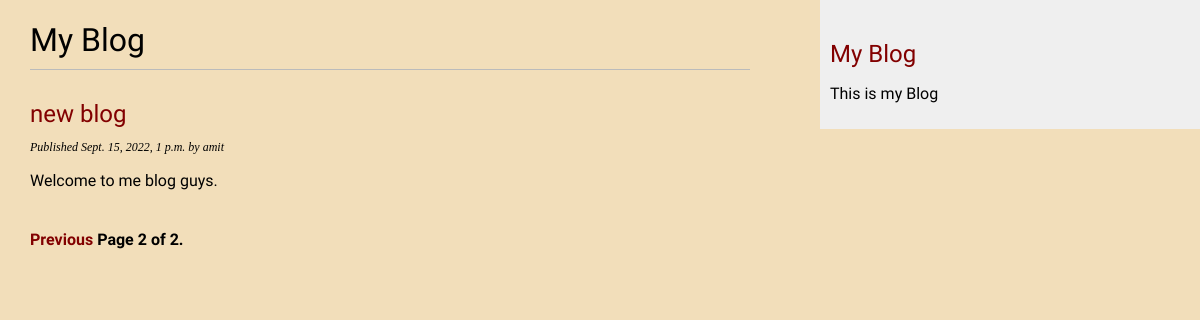
Screenshot of /blog/?page=2 with the database file from the repository.
### blog/models.py (models this page shows, shortened)
class Post(models.Model):
    class Status(models.TextChoices):
        DRAFT = 'DF', 'Draft'
        PUBLISHED = 'PB', 'Published'
    title = models.CharField(max_length=250)
    slug = models.SlugField(max_length=250, unique_for_date='publish')
    author = models.ForeignKey(User,
                               on_delete=models.CASCADE,
                               related_name='blog_posts')
    body = models.TextField()
    publish = models.DateTimeField(default=timezone.now)
    created = models.DateTimeField(auto_now_add=True)
    updated = models.DateTimeField(auto_now=True)
    status = models.CharField(max_length=2,
                              choices=Status.choices,
                              default=Status.DRAFT)
    objects = models.Manager()
    published = PublishedManager()
    class Meta:
        ordering = ['-publish']
        indexes = [
            models.Index(fields=['-publish']),
        ]
    def get_absolute_url(self):
        return reverse("blog:post_detail", args=[
            self.publish.year,
            self.publish.month,
            self.publish.day,
            self.slug,
        ])

### blog/views.py (the view)
# urls.py: path('', views.PostListView.as_view(), name='post_list'),
class PostListView(ListView):
    queryset = Post.published.all()
    context_object_name = 'posts'
    paginate_by = 3
    template_name = "blog/post/list.html"

### blog/templates/blog/post/list.html (shortened to what this page needs)
{% extends 'blog/base.html' %}
{% block content %}
    <h1>My Blog</h1>
    {% for post in posts %}
        <h2>
            <a href= "{{post.get_absolute_url}}" >
                {{post.title}}
            </a>
        </h2>
        <p class="date">
            Published {{post.publish}} by {{post.author}}
        </p>
        {{post.body|truncatewords:30|linebreaks}}
    {% endfor %}
    {% include "pagination.html" with page=page_obj %}
{% endblock content %}

### blog/static/css/blog.css (style rules this page uses)
body { margin:0; padding:0; font-family:helvetica, sans-serif; font-family: 'Libre Franklin', sans-serif; background-color: #F2DEBA; }
a { color:#820000; text-decoration:none; }
h1 { font-weight:normal; border-bottom:1px solid #bbb; padding:0 0 10px 0; }
h2 { font-weight:normal; margin:30px 0 0; }
p.date { color:4E#6C50; font-family: georgia, serif; font-size: 12px; font-style: italic; }

### rows the page displays
Post: title "new blog", publish "Sept. 15, 2022, 1 p.m.", author "amit", body "Welcome to me blog guys."

### other values shown
{{ page.number }} "2"
{{ page.paginator.num_pages }} "2"
